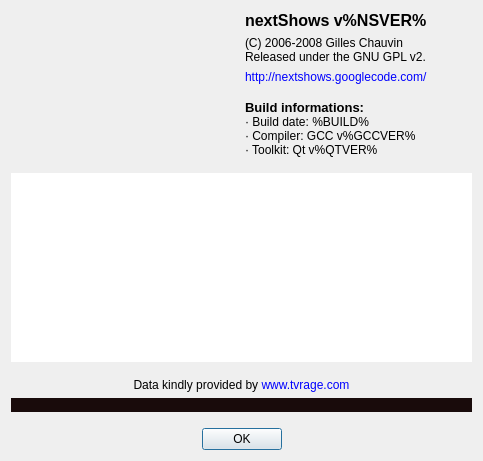
<ui version="4.0" >
 <class>AboutDialog</class>
 <widget class="QWidget" name="AboutDialog" >
  <property name="geometry" >
   <rect>
    <x>0</x>
    <y>0</y>
    <width>483</width>
    <height>461</height>
   </rect>
  </property>
  <property name="windowTitle" >
   <string>About nextShows</string>
  </property>
  <property name="styleSheet" >
   <string notr="true" />
  </property>
  <layout class="QGridLayout" name="gridLayout" >
   <item row="0" column="0" >
    <layout class="QHBoxLayout" name="horizontalLayout_1" >
     <property name="spacing" >
      <number>6</number>
     </property>
     <property name="margin" >
      <number>0</number>
     </property>
     <item>
      <widget class="QLabel" name="lblNextShowsLogo" >
       <property name="pixmap" >
        <pixmap resource="../../pixmaps/nextshows.qrc" >:/pixmaps/logos/nextShows.png</pixmap>
       </property>
       <property name="alignment" >
        <set>Qt::AlignHCenter|Qt::AlignTop</set>
       </property>
      </widget>
     </item>
     <item>
      <layout class="QVBoxLayout" name="verticalLayout_1" >
       <property name="spacing" >
        <number>6</number>
       </property>
       <property name="margin" >
        <number>0</number>
       </property>
       <item>
        <widget class="QLabel" name="lblNextShowsVersion" >
         <property name="font" >
          <font>
           <pointsize>12</pointsize>
           <weight>75</weight>
           <bold>true</bold>
          </font>
         </property>
         <property name="text" >
          <string>nextShows v%NSVER%</string>
         </property>
        </widget>
       </item>
       <item>
        <widget class="QLabel" name="lblCopyright" >
         <property name="text" >
          <string>(C) 2006-2008 Gilles Chauvin
Released under the GNU GPL v2.</string>
         </property>
         <property name="textFormat" >
          <enum>Qt::AutoText</enum>
         </property>
         <property name="openExternalLinks" >
          <bool>true</bool>
         </property>
        </widget>
       </item>
       <item>
        <widget class="QLabel" name="lblHomeUrl" >
         <property name="text" >
          <string>&lt;a href="http://nextshows.googlecode.com/" style="text-decoration: none;">http://nextshows.googlecode.com/&lt;/a></string>
         </property>
         <property name="alignment" >
          <set>Qt::AlignLeading|Qt::AlignLeft|Qt::AlignVCenter</set>
         </property>
         <property name="openExternalLinks" >
          <bool>true</bool>
         </property>
        </widget>
       </item>
       <item>
        <spacer name="verticalSpacer_1" >
         <property name="orientation" >
          <enum>Qt::Vertical</enum>
         </property>
         <property name="sizeType" >
          <enum>QSizePolicy::Fixed</enum>
         </property>
         <property name="sizeHint" stdset="0" >
          <size>
           <width>20</width>
           <height>10</height>
          </size>
         </property>
        </spacer>
       </item>
       <item>
        <widget class="QLabel" name="lblBuildInfos" >
         <property name="text" >
          <string>&lt;!DOCTYPE HTML PUBLIC "-//W3C//DTD HTML 4.0//EN" "http://www.w3.org/TR/REC-html40/strict.dtd">
&lt;html>&lt;head>&lt;meta name="qrichtext" content="1" />&lt;style type="text/css">
p, li { white-space: pre-wrap; }
&lt;/style>&lt;/head>&lt;body style=" font-family:'Sans Serif'; font-size:10pt; font-weight:400; font-style:normal;">
&lt;p style=" margin-top:0px; margin-bottom:0px; margin-left:0px; margin-right:0px; -qt-block-indent:0; text-indent:0px; font-size:9pt;">&lt;span style=" font-size:10pt; font-weight:600;">Build informations:&lt;/span>&lt;/p>
&lt;p style=" margin-top:0px; margin-bottom:0px; margin-left:0px; margin-right:0px; -qt-block-indent:0; text-indent:0px; font-weight:600;">&lt;span style=" font-size:9pt; font-weight:400;">· Build date: %BUILD%&lt;/span>&lt;/p>
&lt;p style=" margin-top:0px; margin-bottom:0px; margin-left:0px; margin-right:0px; -qt-block-indent:0; text-indent:0px; font-size:9pt;">· Compiler: GCC v%GCCVER%&lt;/p>
&lt;p style=" margin-top:0px; margin-bottom:0px; margin-left:0px; margin-right:0px; -qt-block-indent:0; text-indent:0px; font-size:9pt;">· Toolkit: Qt v%QTVER%&lt;/p>&lt;/body>&lt;/html></string>
         </property>
        </widget>
       </item>
      </layout>
     </item>
    </layout>
   </item>
   <item row="4" column="0" >
    <layout class="QVBoxLayout" name="verticalLayout_2" >
     <property name="spacing" >
      <number>6</number>
     </property>
     <property name="margin" >
      <number>0</number>
     </property>
     <item>
      <widget class="QLabel" name="lblDataProvidedBy" >
       <property name="text" >
        <string>Data kindly provided by &lt;a href="http://www.tvrage.com/" style="text-decoration: none;">www.tvrage.com&lt;/a></string>
       </property>
       <property name="alignment" >
        <set>Qt::AlignCenter</set>
       </property>
       <property name="openExternalLinks" >
        <bool>true</bool>
       </property>
      </widget>
     </item>
     <item>
      <widget class="QLabel" name="lblTvRageLogo" >
       <property name="sizePolicy" >
        <sizepolicy vsizetype="Preferred" hsizetype="Preferred" >
         <horstretch>0</horstretch>
         <verstretch>0</verstretch>
        </sizepolicy>
       </property>
       <property name="styleSheet" >
        <string notr="true" >QLabel { background: #190b0b; }</string>
       </property>
       <property name="text" >
        <string/>
       </property>
       <property name="pixmap" >
        <pixmap resource="../../pixmaps/nextshows.qrc" >:/pixmaps/logos/tvrage.jpg</pixmap>
       </property>
       <property name="alignment" >
        <set>Qt::AlignCenter</set>
       </property>
      </widget>
     </item>
    </layout>
   </item>
   <item row="5" column="0" >
    <spacer name="verticalSpacer_2" >
     <property name="orientation" >
      <enum>Qt::Vertical</enum>
     </property>
     <property name="sizeType" >
      <enum>QSizePolicy::Fixed</enum>
     </property>
     <property name="sizeHint" stdset="0" >
      <size>
       <width>20</width>
       <height>10</height>
      </size>
     </property>
    </spacer>
   </item>
   <item row="2" column="0" >
    <widget class="NSCreditScroller" name="gvCreditScroller" >
     <property name="frameShape" >
      <enum>QFrame::NoFrame</enum>
     </property>
     <property name="verticalScrollBarPolicy" >
      <enum>Qt::ScrollBarAlwaysOff</enum>
     </property>
     <property name="horizontalScrollBarPolicy" >
      <enum>Qt::ScrollBarAlwaysOff</enum>
     </property>
     <property name="renderHints" >
      <set>QPainter::Antialiasing|QPainter::HighQualityAntialiasing|QPainter::SmoothPixmapTransform|QPainter::TextAntialiasing</set>
     </property>
    </widget>
   </item>
   <item row="1" column="0" >
    <spacer name="verticalSpacer" >
     <property name="orientation" >
      <enum>Qt::Vertical</enum>
     </property>
     <property name="sizeType" >
      <enum>QSizePolicy::Fixed</enum>
     </property>
     <property name="sizeHint" stdset="0" >
      <size>
       <width>20</width>
       <height>10</height>
      </size>
     </property>
    </spacer>
   </item>
   <item row="3" column="0" >
    <spacer name="verticalSpacer_3" >
     <property name="orientation" >
      <enum>Qt::Vertical</enum>
     </property>
     <property name="sizeType" >
      <enum>QSizePolicy::Fixed</enum>
     </property>
     <property name="sizeHint" stdset="0" >
      <size>
       <width>20</width>
       <height>10</height>
      </size>
     </property>
    </spacer>
   </item>
   <item row="6" column="0" >
    <widget class="QDialogButtonBox" name="btnBox" >
     <property name="standardButtons" >
      <set>QDialogButtonBox::Ok</set>
     </property>
     <property name="centerButtons" >
      <bool>true</bool>
     </property>
    </widget>
   </item>
  </layout>
 </widget>
 <customwidgets>
  <customwidget>
   <class>NSCreditScroller</class>
   <extends>QGraphicsView</extends>
   <header>widgets/nscreditscroller.h</header>
  </customwidget>
 </customwidgets>
 <resources>
  <include location="../../pixmaps/nextshows.qrc" />
 </resources>
 <connections/>
</ui>
